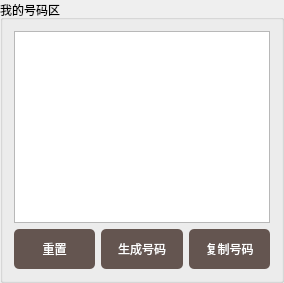
        <widget class="QGroupBox" name="groupBox_11">
         <property name="title">
          <string>我的号码区</string>
         </property>
         <layout class="QVBoxLayout" name="verticalLayout_20">
          <item>
           <layout class="QVBoxLayout" name="verticalLayout_19">
            <item>
             <widget class="QTextEdit" name="textEdit"/>
            </item>
            <item>
             <layout class="QHBoxLayout" name="horizontalLayout_20">
              <item>
               <widget class="QPushButton" name="pushButton_26">
                <property name="styleSheet">
                 <string notr="true">QPushButton:hover
{
background-color: rgb(180, 85, 100);
border-radius:5px;
color:white;
}

QPushButton:hover:pressed
{
background-color:rgb(180, 85, 100);
border-radius:5px;
color:white;
}

QPushButton
{
background-color:rgb(100, 85, 80);
color:white;
border-radius:5px;
height: 40px;
min-width: 20px;
spacing: 10px;
padding: 0px 0px;
}</string>
                </property>
                <property name="text">
                 <string>重置</string>
                </property>
               </widget>
              </item>
              <item>
               <widget class="QPushButton" name="pushButton_25">
                <property name="styleSheet">
                 <string notr="true">QPushButton:hover
{
background-color: rgb(180, 85, 100);
border-radius:5px;
color:white;
}

QPushButton:hover:pressed
{
background-color:rgb(180, 85, 100);
border-radius:5px;
color:white;
}

QPushButton
{
background-color:rgb(100, 85, 80);
color:white;
border-radius:5px;
height: 40px;
min-width: 20px;
spacing: 10px;
padding: 0px 0px;
}</string>
                </property>
                <property name="text">
                 <string>生成号码</string>
                </property>
               </widget>
              </item>
              <item>
               <widget class="QPushButton" name="pushButton_27">
                <property name="styleSheet">
                 <string notr="true">QPushButton:hover
{
background-color: rgb(180, 85, 100);
border-radius:5px;
color:white;
}

QPushButton:hover:pressed
{
background-color:rgb(180, 85, 100);
border-radius:5px;
color:white;
}

QPushButton
{
background-color:rgb(100, 85, 80);
color:white;
border-radius:5px;
height: 40px;
min-width: 20px;
spacing: 10px;
padding: 0px 0px;
}</string>
                </property>
                <property name="text">
                 <string>复制号码</string>
                </property>
               </widget>
              </item>
             </layout>
            </item>
           </layout>
          </item>
         </layout>
        </widget>
